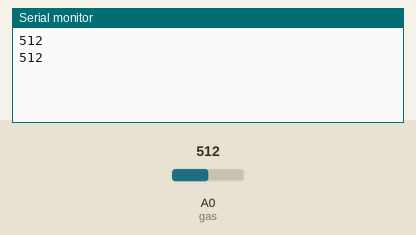
The sketch below on a simulated Arduino Uno, built with avr-gcc and run on an emulated ATmega328P. Shown: the last lines printed to the serial monitor. The inputs (shaded band) are chosen by the test bench; at power-on: A0 (gas) = 512.

Above: at 1.8 s.
1.9 s: A0 (gas) set to 716
At 2.8 s:
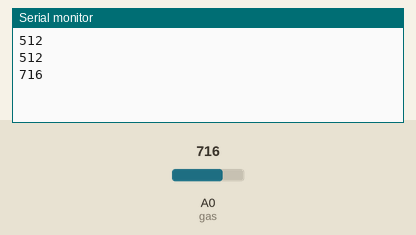
3.4 s: A0 (gas) set to 900
At 4.8 s:
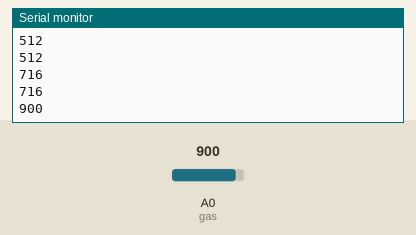
Timing chart, 0 to 6.4 s (numbered marks = the images above; inputs shaded):
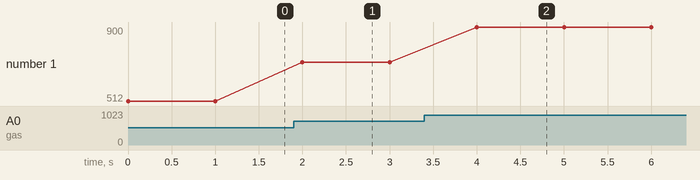

Measured:
- after the input at 1.9 s, the serial monitor: prints a new line after 0.10 s (image 1)
- after the input at 3.4 s, the serial monitor: prints a new line after 0.60 s (image 2)
- plotted number 1: 512 → 716 after the input at 1.9 s, 716 → 900 after the input at 3.4 s

The sketch:

Gas.ino
```cpp
int gas = A0;
void setup(){
  pinMode(gas,INPUT);
  Serial.begin(9600);
}
void loop(){
  int A=analogRead(gas);
  Serial.println(A);
  delay(1000);
}
```
